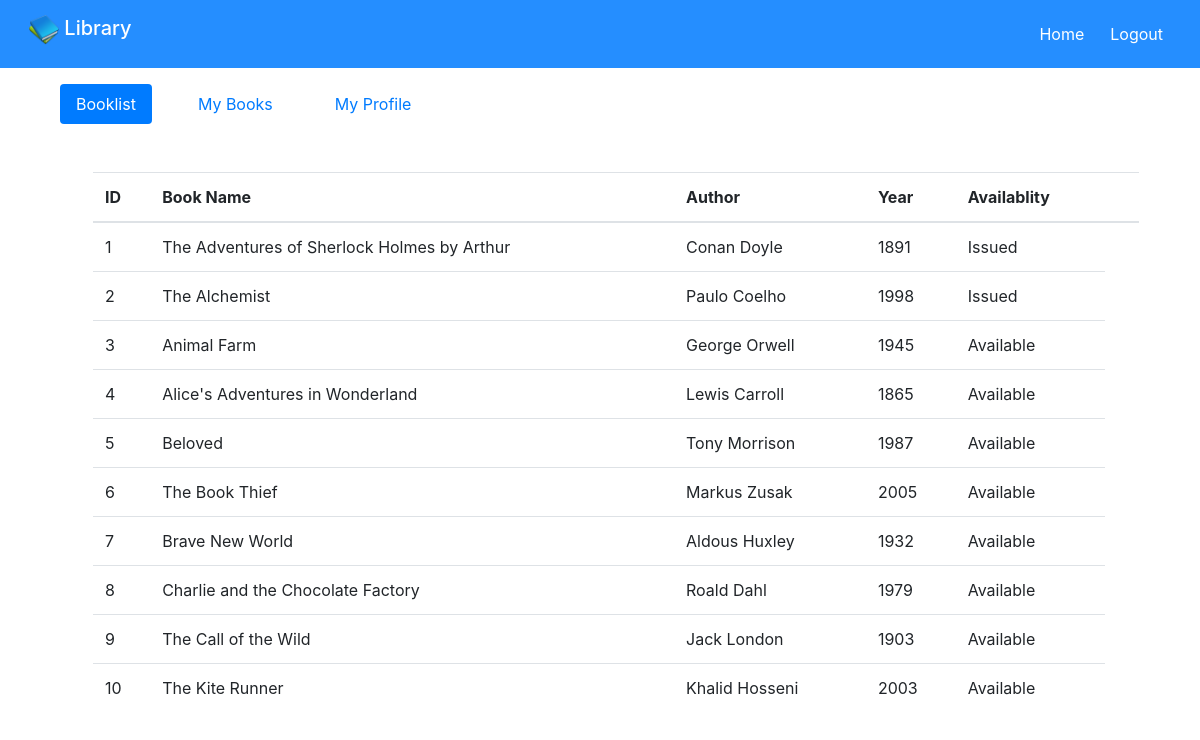
Screenshot of /userhome (signed in) with the database file from the repository.
### main.py (models this page shows)
class Books(db.Model):
    id = db.Column(db.Integer, primary_key = True)
    bookname = db.Column(db.String)
    author = db.Column(db.String)
    year = db.Column(db.String)
    bookstatus = db.relationship('Bookstatus',backref = "books")

### main.py (the view)
@app.route('/userhome')
def userhome():
    result = db.session.query(User,Books,Bookstatus).filter(User.id == Bookstatus.user_id,).filter(Books.id==Bookstatus.book_id).filter(User.id == session['user_id']).all()
    booklist = db.session.query(Books,Bookstatus).outerjoin(Bookstatus).all()
    user = User.query.filter_by(id=session['user_id']).first()
    for books in result:
        today = date.today()
        extradays = today - books[2].returndate
        if extradays.days > 0:
            books[2].fine = 10*extradays.days
    return render_template('userhome.html',books = booklist,mybooks = result,user=user)

### templates/userhome.html (shortened to what this page needs)
{% extends 'base.html' %} {% block content %}
<div class="container mt-3">
  <ul class="nav nav-pills">
    <li id="listbook" class="active col-auto nav-item"><a class="nav-link active" id="anchorlistbook" data-toggle="tab"
        href="#booklist">Booklist</a></li>
    <li id="booksmy" class="col-auto nav-item"><a class="nav-link" data-toggle="tab" href="#mybooks">My Books</a></li>
    <li id="profilemy" class="col-auto nav-item"><a class="nav-link" id="anchormyprofile" data-toggle="tab"
        href="#myprofile">My Profile</a></li>
  </ul>
  <div class="tab-content m-3 p-3">
    <div id="booklist" class="tab-pane active in">
      <table class="table m-3">
        <thead>
          <th>ID</th>
          <th>Book Name</th>
          <th>Author</th>
          <th>Year</th>
          <th>Availablity</th>
          <th></th>
        </thead>
        <tbody>
          {% for book in books %}
          <tr>
            <td>{{book[0].id}}</td>
            <td>{{book[0].bookname}}</td>
            <td>{{book[0].author}}</td>
            <td>{{book[0].year}}</td>
            {% if book[1] != None %}
            <td>Issued</td>
            {% else %}
            <td>Available</td>
            {% endif %}
            {% endfor %}
          </tr>
        </tbody>
      </table>
    </div>
  </div>
</div>
{% endblock %}

### templates/base.html (shortened to what this page needs)
<!doctype html>
<html lang="en">
<head>
    <link rel="stylesheet" href="https://stackpath.bootstrapcdn.com/bootstrap/4.3.1/css/bootstrap.min.css"
>
    <link rel="stylesheet" href="https://use.fontawesome.com/releases/v5.0.8/css/all.css">
</head>
<body>
    <nav class="navbar navbar-expand-lg">
        <div class="collapse navbar-collapse" id="navbarSupportedContent">
            <ul class="navbar-nav mr-auto">
                <li class="nav-item active">
                    <a class="btn" href="/">
                        <h5 class="text-white"><img src="{{url_for('static', filename='favicon.ico')}}" height="30px"> Library </h5>
                    </a>
                </li>
            </ul>
            <ul class="navbar-nav mr-2 my-2 my-lg-0">
                <li class="nav-item ">
                    {% if not session['user_id'] %}
                    <div class="dropdown">
                        <button class="btn text-white" type="button" id="dropdownMenuButton" data-toggle="dropdown"
                            aria-haspopup="true" aria-expanded="false">
                            Login
                        </button>
                        <div class="dropdown-menu" aria-labelledby="dropdownMenuButton">
                            <a class="dropdown-item" href="/loginuser">User</a>
                            <a class="dropdown-item" href="/loginadmin">Admin</a>
                        </div>
                    </div>
                </li>
                <li class="nav-item">
                    <a class="btn text-white" href="/signup">Signup <span class="sr-only">(current)</span></a>
                </li>
                {% else %}
                {% if session['actor'] == "admin" %}
                <li class="nav-item">
                    <a class="btn text-white" href="/adminhome/1/99">Home <span class="sr-only">(current)</span></a>
                </li>
                {% elif session['actor'] == "user" %}
                <li class="nav-item">
                    <a class="btn text-white" href="/userhome">Home <span class="sr-only">(current)</span></a>
                </li>
                {% endif %}
                <li class="nav-item">
                    <a class="btn text-white" href="/logout">Logout <span class="sr-only">(current)</span></a>
                </li>
                {% endif %}
            </ul>
        </div>
    </nav>
    {% block content %} {% endblock %}
</body>
</html>

### templates/base.html (style rules this page uses)
.tab-content { min-height: 440px; }
body { background-color: white; }
.navbar { background-color: #258eff; }

### rows the page displays
Books: id "1", bookname "The Adventures of Sherlock Holmes by Arthur", author "Conan Doyle", year "1891", shows "Issued"
Books: id "2", bookname "The Alchemist", author "Paulo Coelho", year "1998", shows "Issued"
Books: id "3", bookname "Animal Farm", author "George Orwell", year "1945", shows "Available"
Books: id "4", bookname "Alice's Adventures in Wonderland", author "Lewis Carroll", year "1865", shows "Available"
Books: id "5", bookname "Beloved", author "Tony Morrison", year "1987", shows "Available"
Books: id "6", bookname "The Book Thief", author "Markus Zusak", year "2005", shows "Available"
Books: id "7", bookname "Brave New World", author "Aldous Huxley", year "1932", shows "Available"
Books: id "8", bookname "Charlie and the Chocolate Factory", author "Roald Dahl", year "1979", shows "Available"
Books: id "9", bookname "The Call of the Wild", author "Jack London", year "1903", shows "Available"
Books: id "10", bookname "The Kite Runner", author "Khalid Hosseni", year "2003", shows "Available"
